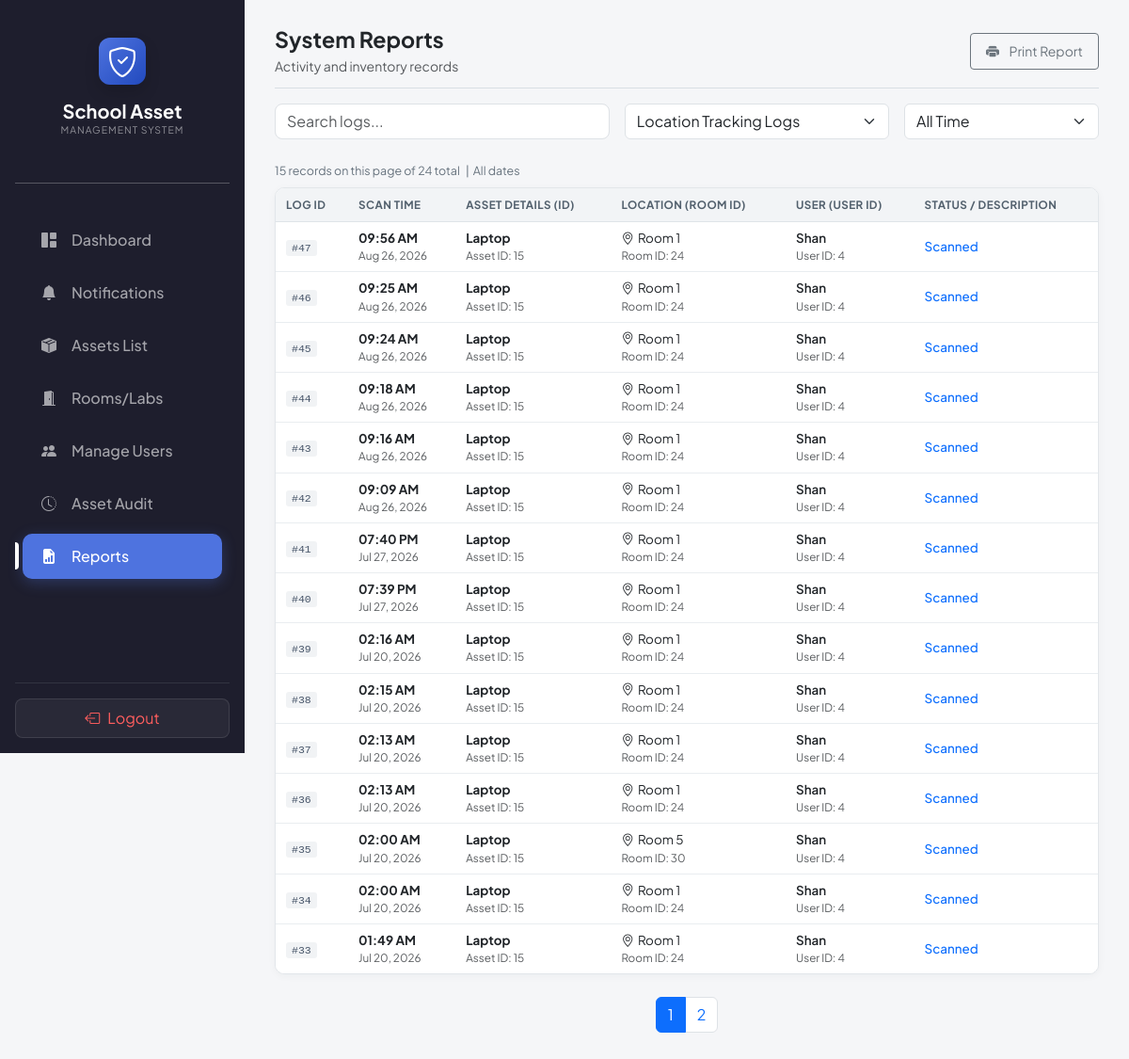
The app's page /admin/reports.php (signed in) with its own data.
### tables this page shows
CREATE TABLE `tracking_logs` (
  `log_id` int(11) NOT NULL,
  `asset_id` int(11) DEFAULT NULL,
  `room_id` int(11) DEFAULT NULL,
  `user_id` int(11) DEFAULT NULL,
  `scan_time` timestamp NOT NULL DEFAULT current_timestamp(),
  `status` varchar(50) DEFAULT 'Scanned',
  `note` varchar(250) NOT NULL
);

CREATE TABLE `assets` (
  `asset_id` int(11) NOT NULL,
  `asset_tag` varchar(50) NOT NULL,
  `asset_name` varchar(100) NOT NULL,
  `brand` varchar(100) DEFAULT NULL,
  `serial_number` varchar(100) DEFAULT NULL,
  `date_acquired` date DEFAULT NULL,
  `category` varchar(50) DEFAULT NULL,
  `room_id` int(11) DEFAULT NULL,
  `last_updated` timestamp NOT NULL DEFAULT current_timestamp() ON UPDATE current_timestamp(),
  `is_available` tinyint(1) DEFAULT 1,
  `status` varchar(50) DEFAULT '',
  `latitude` decimal(10,8) DEFAULT NULL,
  `longitude` decimal(11,8) DEFAULT NULL
);

CREATE TABLE `rooms` (
  `room_id` int(11) NOT NULL,
  `room_name` varchar(50) NOT NULL,
  `description` text DEFAULT NULL,
  `room_image` varchar(255) DEFAULT 'default_room.jpg',
  `latitude` decimal(10,8) DEFAULT NULL,
  `longitude` decimal(11,8) DEFAULT NULL,
  `allowed_radius` int(11) DEFAULT 20
);

CREATE TABLE `users` (
  `user_id` int(11) NOT NULL,
  `username` varchar(50) NOT NULL,
  `password` varchar(255) NOT NULL,
  `role` enum('admin','employee') NOT NULL,
  `full_name` varchar(100) DEFAULT NULL
);

### admin/reports.php (the view, shortened to what this page needs)
<?php
    require '../db_connect.php';
    $report_type = isset($_GET['report_type']) ? $_GET['report_type'] : 'tracking';
    $filter = isset($_GET['time_range']) ? $_GET['time_range'] : '';
    $per_page = 15;
    $page = max(1, (int)($_GET['page'] ?? 1));
    $where_clause = "WHERE 1=1";
    if ($report_type === 'condition') {
        $logs_query = "SELECT a.asset_id, a.asset_tag, a.asset_name, a.brand, a.serial_number,
                            a.date_acquired, a.category, a.is_available, a.status, a.last_updated,
                            a.room_id, r.room_name
                    FROM assets a
                    LEFT JOIN rooms r ON a.room_id = r.room_id
                    $where_clause
                    ORDER BY a.status ASC, a.asset_name ASC";
        $count_query = "SELECT COUNT(*) as total FROM assets a $where_clause";
    } else {
        $logs_query = "SELECT t.log_id, t.asset_id, t.room_id, t.user_id, t.scan_time, t.status,
                            a.asset_name, a.asset_tag, r.room_name, u.full_name
                    FROM tracking_logs t
                    JOIN assets a ON t.asset_id = a.asset_id
                    JOIN rooms r ON t.room_id = r.room_id
                    JOIN users u ON t.user_id = u.user_id
                    $where_clause
                    ORDER BY t.scan_time DESC";
        $count_query = "SELECT COUNT(*) as total FROM tracking_logs t $where_clause";
    }
    $total_records = $conn->query($count_query)->fetch_assoc()['total'];
    $total_pages = max(1, (int)ceil($total_records / $per_page));
    $page = min($page, $total_pages);
    $offset = ($page - 1) * $per_page;
    $logs = $conn->query($logs_query . " LIMIT $per_page OFFSET $offset");
    $range_labels = [
        '' => 'All dates',
        'today' => 'Today',
        'week' => 'Last 7 days',
        'month' => 'Last 30 days'
    ];
    $period_label = $range_labels[$filter] ?? 'All dates';
    $visible_records = min($per_page, max(0, (int)$total_records - $offset));
    ?>
    <!DOCTYPE html>
    <html lang="en">
    <head>
        <link href="https://cdn.jsdelivr.net/npm/bootstrap@5.3.0/dist/css/bootstrap.min.css" rel="stylesheet">
        <link rel="stylesheet" href="https://cdn.jsdelivr.net/npm/bootstrap-icons@1.11.1/font/bootstrap-icons.css">
    </head>
    <body>
    <?php include 'sidebar.php'; ?>
    <div class="content">
        <div class="report-heading d-flex justify-content-between align-items-center report-page-heading">
            <div>
                <h2 class="fw-bold text-dark mb-1">System Reports</h2>
                <p class="text-muted mb-0 small">Activity and inventory records</p>
            </div>
            <div class="no-print">
                <button class="btn btn-outline-secondary btn-sm px-3 py-2" onclick="window.print()">
                    <i class="bi bi-printer-fill me-2"></i> Print Report
                </button>
            </div>
        </div>
        <div class="search-container mb-4 no-print">
            <form action="" method="GET" class="row g-3 align-items-center">
                <div class="col-md-5 position-relative">
                    <input type="text" id="logSearch" class="form-control rounded-3" placeholder="Search logs...">
                </div>
                <div class="col-md-4">
                    <select name="report_type" class="form-select" onchange="this.form.submit()">
                        <option value="tracking" <?php echo $report_type == 'tracking' ? 'selected' : ''; ?>>Location Tracking Logs</option>
                    </select>
                </div>
                <div class="col-md-3">
                    <select name="time_range" class="form-select" onchange="this.form.submit()">
                        <option value="" <?php echo $filter == '' ? 'selected' : ''; ?>>All Time</option>
                    </select>
                </div>
            </form>
        </div>
        <div class="report-summary mb-2 no-print">
            <?php echo $visible_records; ?> records on this page of <?php echo (int)$total_records; ?> total
            <span class="mx-1">|</span><?php echo htmlspecialchars($period_label); ?>
        </div>
        <div class="card report-card">
            <div class="table-responsive">
                <table class="table mb-0 align-middle" id="logsTable">
                    <thead>
                        <tr>
                            <?php if ($report_type === 'tracking'): ?>
                                <th>Log ID</th>
                                <th>Scan Time</th>
                                <th>Asset Details (ID)</th>
                                <th>Location (Room ID)</th>
                                <th>User (User ID)</th>
                                <th>Status / Description</th>
                            <?php endif; ?>
                        </tr>
                    </thead>
                    <tbody>
                        <?php if($logs && $logs->num_rows > 0): ?>
                            <?php while($row = $logs->fetch_assoc()): ?>
                            <tr>
                                <?php if ($report_type === 'tracking'): ?>
                                    <td><span class="id-badge">#<?php echo $row['log_id']; ?></span></td>
                                    <td>
                                        <span class="d-block fw-bold"><?php echo date('h:i A', strtotime($row['scan_time'])); ?></span>
                                        <span class="text-muted small"><?php echo date('M d, Y', strtotime($row['scan_time'])); ?></span>
                                    </td>
                                    <td>
                                        <div class="fw-bold"><?php echo $row['asset_name']; ?></div>
                                        <span class="text-muted small">Asset ID: <?php echo $row['asset_id']; ?></span>
                                    </td>
                                    <td>
                                        <div><i class="bi bi-geo-alt me-1"></i><?php echo $row['room_name']; ?></div>
                                        <span class="text-muted small">Room ID: <?php echo $row['room_id']; ?></span>
                                    </td>
                                    <td>
                                        <div class="fw-semibold"><?php echo $row['full_name']; ?></div>
                                        <span class="text-muted small">User ID: <?php echo $row['user_id']; ?></span>
                                    </td>
                                    <td>
                                        <span class="text-primary fw-medium"><?php echo htmlspecialchars($row['status'] ?: 'Success'); ?></span>
                                    </td>
                                <?php endif; ?>
                            </tr>
                            <?php endwhile; ?>
                        <?php else: ?>
                            <tr><td colspan="<?php echo $report_type === 'condition' ? 8 : ($report_type === 'borrowing' ? 7 : ($report_type === 'notifications' ? 4 : 6)); ?>" class="text-center py-4">No records found.</td></tr>
                        <?php endif; ?>
                    </tbody>
                </table>
            </div>
        </div>
        <?php if ($total_pages > 1): ?>
            <nav aria-label="Report pages" class="mt-4 no-print">
                <ul class="pagination justify-content-center">
                    <?php for ($page_number = 1; $page_number <= $total_pages; $page_number++): ?>
                        <li class="page-item <?php echo $page_number === $page ? 'active' : ''; ?>">
                            <a class="page-link" href="?report_type=<?php echo urlencode($report_type); ?>&time_range=<?php echo urlencode($filter); ?>&page=<?php echo $page_number; ?>">
                                <?php echo $page_number; ?>
                            </a>
                        </li>
                    <?php endfor; ?>
                </ul>
            </nav>
        <?php endif; ?>
    </div>
    </body>
    </html>

### admin/reports.php (style rules this page uses)
:root { --primary-gradient: linear-gradient(135deg, #4e73df 0%, #224abe 100%); }
body { background-color: #f4f7fe; font-family: 'Plus Jakarta Sans', sans-serif; color: #2d3748; }
body { background-color: #f5f6f8; color: #263238; }
.content { margin-left: 260px; padding: 28px 32px; width: calc(100% - 260px); transition: all 0.3s; }
.report-card { border: 1px solid #e2e6ea; border-radius: 10px; background: #fff; box-shadow: 0 2px 8px rgba(24,39,56,0.04); overflow: hidden; }
.table { margin-bottom: 0; }
.table thead th { background-color: #f2f4f6; text-transform: uppercase; font-size: 0.73rem; letter-spacing: 0.035em; font-weight: 700; color: #52606d; padding: 9px 11px; border-bottom: 1px solid #dfe4e8; white-space: nowrap; }
.table tbody td { padding: 8px 11px; font-size: 0.84rem; line-height: 1.35; border-bottom: 1px solid #e9edf0; vertical-align: middle; }
.table tbody tr:last-child td { border-bottom: 0; }
.id-badge { background: #f1f3f5; color: #475569; padding: 2px 6px; border-radius: 3px; font-family: monospace; font-size: 0.72rem; }
.report-heading { border-bottom: 1px solid #d8dee4; padding: 0 0 12px; margin-bottom: 16px; }
.report-heading h2 { font-size: 1.45rem; letter-spacing: 0; }
.report-summary { color: #66727d; font-size: 0.78rem; }

### records on screen
tracking_logs: log_id "47", scan_time "09:56 AM", scan_time "Aug 26, 2026", asset.asset_name "Laptop", asset "15", room.room_name "Room 1", room "24", user.full_name "Shan", user "4", status "Scanned"
tracking_logs: log_id "46", scan_time "09:25 AM", scan_time "Aug 26, 2026", asset.asset_name "Laptop", asset "15", room.room_name "Room 1", room "24", user.full_name "Shan", user "4", status "Scanned"
tracking_logs: log_id "45", scan_time "09:24 AM", scan_time "Aug 26, 2026", asset.asset_name "Laptop", asset "15", room.room_name "Room 1", room "24", user.full_name "Shan", user "4", status "Scanned"
tracking_logs: log_id "44", scan_time "09:18 AM", scan_time "Aug 26, 2026", asset.asset_name "Laptop", asset "15", room.room_name "Room 1", room "24", user.full_name "Shan", user "4", status "Scanned"
tracking_logs: log_id "43", scan_time "09:16 AM", scan_time "Aug 26, 2026", asset.asset_name "Laptop", asset "15", room.room_name "Room 1", room "24", user.full_name "Shan", user "4", status "Scanned"
tracking_logs: log_id "42", scan_time "09:09 AM", scan_time "Aug 26, 2026", asset.asset_name "Laptop", asset "15", room.room_name "Room 1", room "24", user.full_name "Shan", user "4", status "Scanned"
tracking_logs: log_id "41", scan_time "07:40 PM", scan_time "Jul 27, 2026", asset.asset_name "Laptop", asset "15", room.room_name "Room 1", room "24", user.full_name "Shan", user "4", status "Scanned"
tracking_logs: log_id "40", scan_time "07:39 PM", scan_time "Jul 27, 2026", asset.asset_name "Laptop", asset "15", room.room_name "Room 1", room "24", user.full_name "Shan", user "4", status "Scanned"
tracking_logs: log_id "39", scan_time "02:16 AM", scan_time "Jul 20, 2026", asset.asset_name "Laptop", asset "15", room.room_name "Room 1", room "24", user.full_name "Shan", user "4", status "Scanned"
tracking_logs: log_id "38", scan_time "02:15 AM", scan_time "Jul 20, 2026", asset.asset_name "Laptop", asset "15", room.room_name "Room 1", room "24", user.full_name "Shan", user "4", status "Scanned"
tracking_logs: log_id "37", scan_time "02:13 AM", scan_time "Jul 20, 2026", asset.asset_name "Laptop", asset "15", room.room_name "Room 1", room "24", user.full_name "Shan", user "4", status "Scanned"
tracking_logs: log_id "36", scan_time "02:13 AM", scan_time "Jul 20, 2026", asset.asset_name "Laptop", asset "15", room.room_name "Room 1", room "24", user.full_name "Shan", user "4", status "Scanned"
tracking_logs: log_id "35", scan_time "02:00 AM", scan_time "Jul 20, 2026", asset.asset_name "Laptop", asset "15", room.room_name "Room 5", room "30", user.full_name "Shan", user "4", status "Scanned"
tracking_logs: log_id "34", scan_time "02:00 AM", scan_time "Jul 20, 2026", asset.asset_name "Laptop", asset "15", room.room_name "Room 1", room "24", user.full_name "Shan", user "4", status "Scanned"
tracking_logs: log_id "33", scan_time "01:49 AM", scan_time "Jul 20, 2026", asset.asset_name "Laptop", asset "15", room.room_name "Room 1", room "24", user.full_name "Shan", user "4", status "Scanned"

### other values on screen
$visible_records "15"
$total_records "24"
$period_label "All dates"
